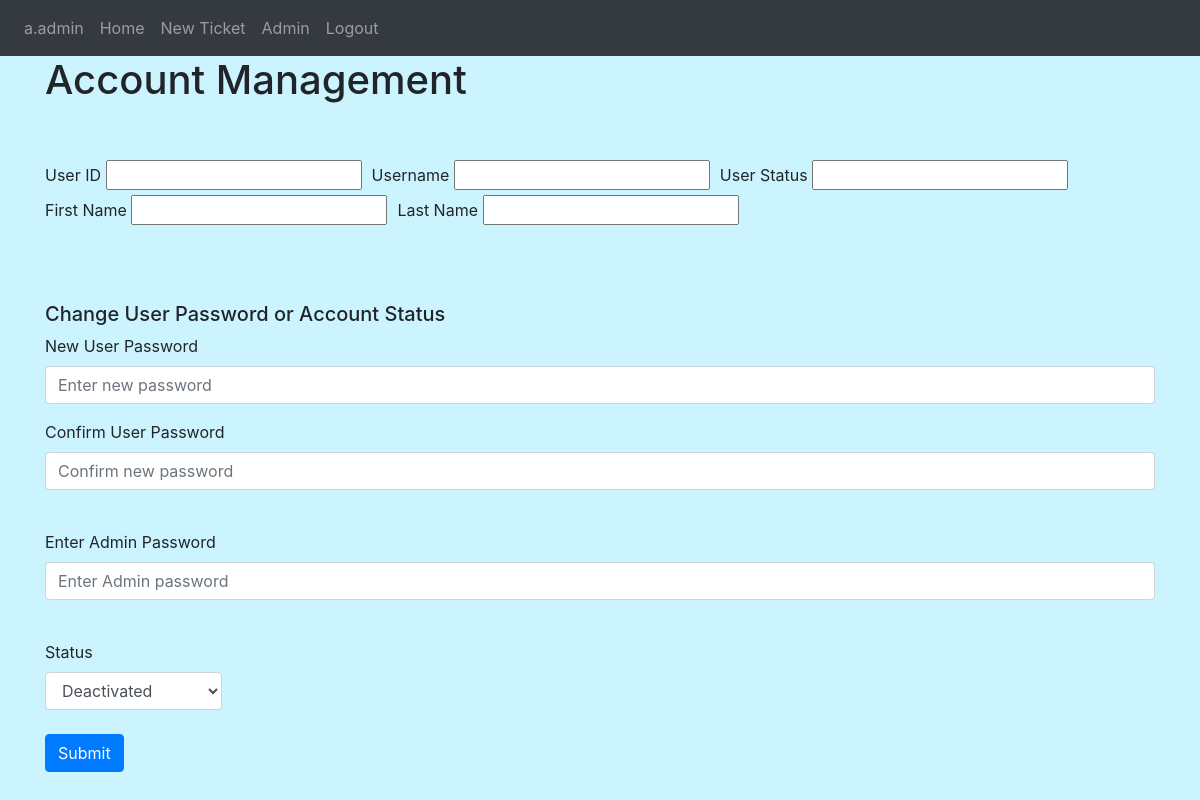
The page /chng/5 (signed in) on the database as committed earlier.
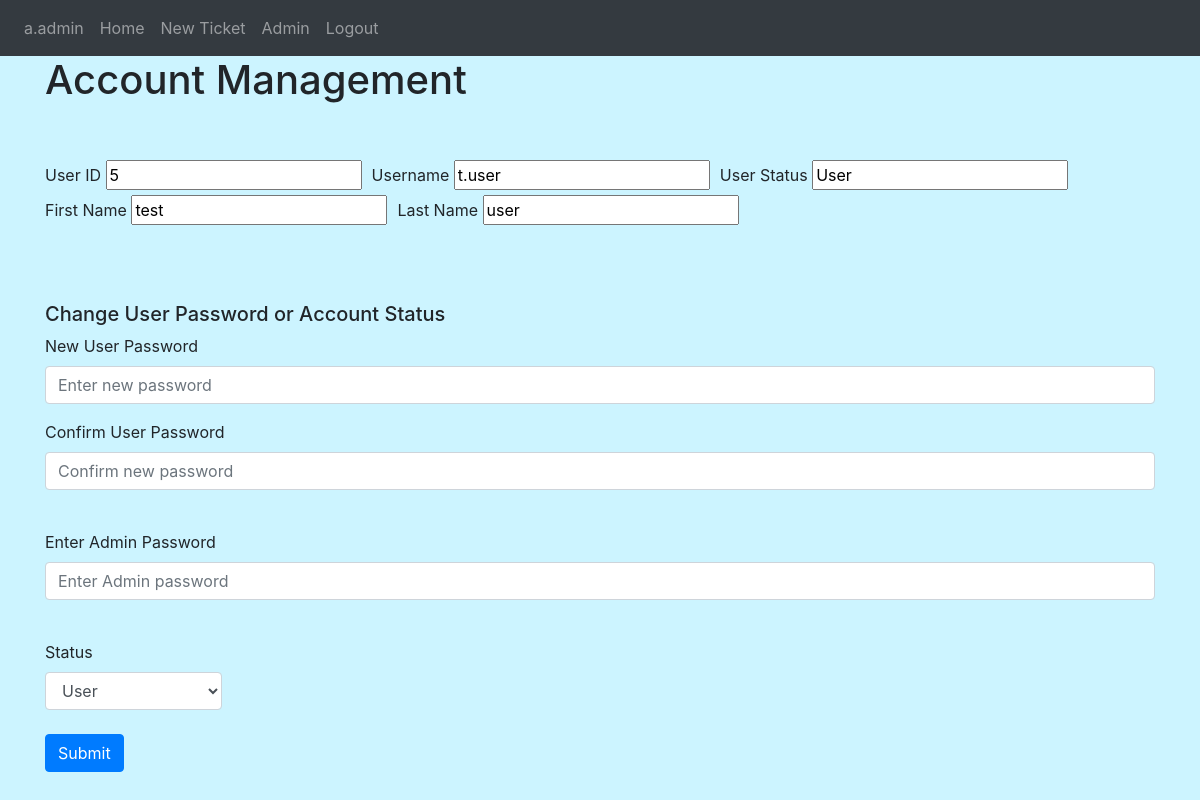
The same page on the database as committed later.
### Website/models.py (models this page shows)
class User(db.Model, UserMixin):
    id = db.Column(db.Integer, primary_key=True)
    username = db.Column(db.String(100), unique=True) #automatically generated to f.lname
    fname = db.Column(db.String(100))
    lname = db.Column(db.String(100))
    user_status = db.Column(db.Integer) #0 is deactivated, 1 is user, 2 is admin
    password_hash = db.Column(db.String(150))
    user_entries = db.relationship('Entry', backref='owner')

### Website/auth.py (the view, shortened to what this page needs)
@auth.route('/chng', defaults={'usr' : 0}, methods=['GET', 'POST'])
@auth.route('/chng/<int:usr>', methods=['GET', 'POST'])
@login_required
def chng(usr):
    return render_template("chng.html", user=current_user, usr=User.query.filter_by(id=usr).first())

### Website/__init__.py (called while the page is built)
def create_app():
    app = Flask(__name__)
    app.config['SECRET_KEY'] = "SuperSecretKey"
    app.config['SQLALCHEMY_DATABASE_URI'] = f'sqlite:///{DB_NAME}'
    db.init_app(app)
    from .views import views
    from .auth import auth
    app.register_blueprint(views, url_prefix='/')
    app.register_blueprint(auth, url_prefix='/')
    from .models import User, Ticket, Entry
    create_database(app)
    login_manager = LoginManager()
    login_manager.login_view = 'auth.login'
    login_manager.init_app(app)
    @login_manager.user_loader
    def load_user(id):
        return User.query.get(int(id))
    return app

### Website/templates/chng.html (shortened to what this page needs)
{% extends "base.html" %}
{% block content%}
{% if user.user_status == 2%}
<h1> Account Management</h1>
    <br><br>
    <div class="form-row align-items-center">
        <div class="col-auto">
          <label>User ID</label>
          <input type="text" value = "{{usr.id}}" readonly>
        </div>
        <div class="col-auto">
            <label>Username</label>
            <input type="text" value = "{{usr.username}}" readonly>
          </div>
          <div class="col-auto">
            <label>User Status</label>
            <input type="text" value = "{% if usr.user_status == 0 %}Deactivated{% elif usr.user_status == 1%}User{% elif usr.user_status == 2%}Admin{% endif %}" readonly>
          </div>
      </div>
      <div class="form-row align-items-center">
        <div class="col-auto">
            <label>First Name</label>
            <input type="text" value = "{{usr.fname}}" readonly>
          </div>
          <div class="col-auto">
            <label>Last Name</label>
            <input type="text" value = "{{usr.lname}}" readonly>
          </div>
      </div>
    <br /><br /><br />
        <form method="POST">
            <h5 align="left"> Change User Password or Account Status </h5>
            <div class="form-group">
                <label for="password1"> New User Password</label>
                <input
                    type="password"
                    class="form-control"
                    id="password1"
                    name="password1"
                    placeholder="Enter new password"
                />
            </div>
            <div class="form-group">
                <label for="password2"> Confirm User Password</label>
                <input
                    type="password"
                    class="form-control"
                    id="password2"
                    name="password2"
                    placeholder="Confirm new password"
                />
            </div>
            <br />
            <div class="form-group">
                <label for="currentpwd"> Enter Admin Password </label>
                <input
                    type="password"
                    class="form-control"
                    id="currentpwd"
                    name="currentpwd"
                    placeholder="Enter Admin password"
                />
            <br />
            </div>
            <div class="form-row align-items-center">
                <div class="col-2">
                <label for="status">Status</label>
                <select id="status" class="form-control" name="status">
                    {% if usr.user_status == 2 %}
                    <option value='0'>Deactivated</option>
                    <option value='1'>User</option>
                    <option value='2'selected>Admin</option>
                    {% elif usr.user_status == 1 %}
                    <option value='1' selected>User</option>
                    {%else%}
                    <option value='0' selected>Deactivated</option>
                    {%endif%}
                </select>
                <br>
                <button type="submit" class="btn btn-primary">Submit</button>
            </div>
            </div>
        </form>
        {%else%}
        <h1> Unable to access link. Please contact an Admin to troubleshoot </h1>
        {%endif%}
{%endblock%}

Rows that differ between the two databases and show on the page:
added User: id "5", username "t.user", user_status "User", fname "test", lname "user", status "User"
Other text that changed with them:
form field status: "Deactivated" → (not shown)
